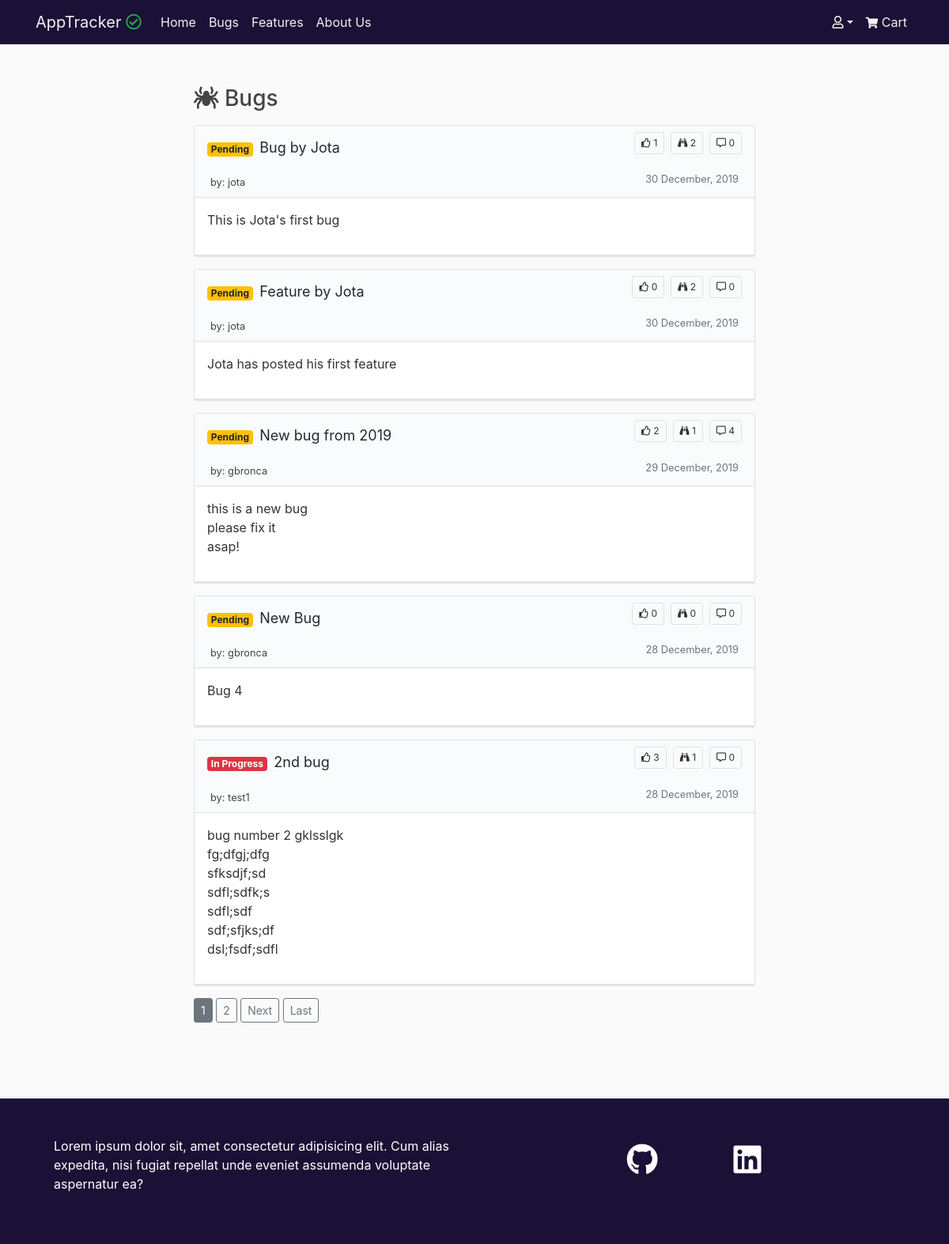
The page /tickets/bugs/ on the database as committed earlier.
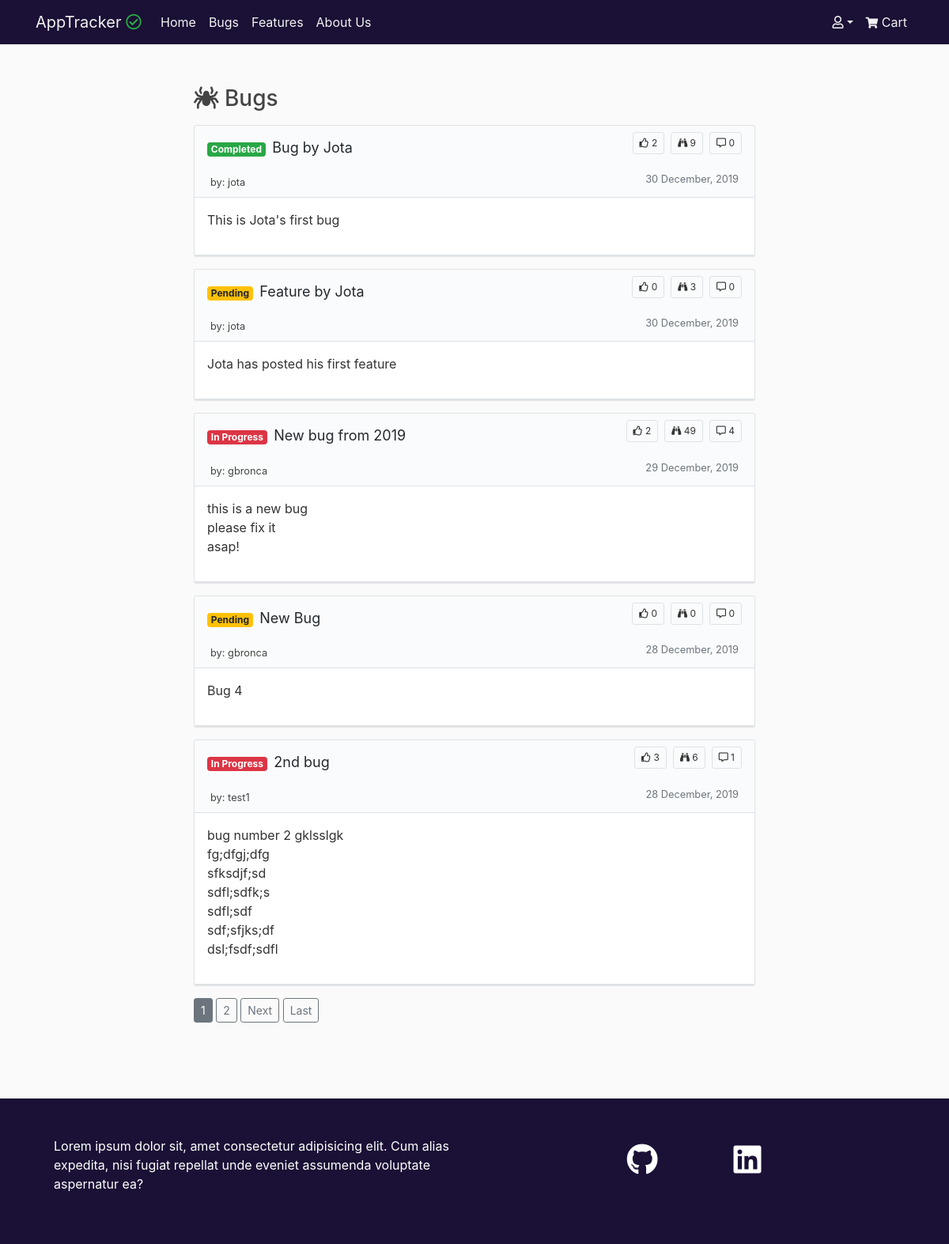
The same page on the database as committed later.
### tickets/models.py (models this page shows, shortened)
class Ticket(models.Model):
    STATUS = (
        ('In Progress', 'In Progress'),
        ('Completed', 'Completed'),
        ('Pending', 'Pending')
    )
    ISSUE = (
        ('Bug', 'Bug'),
        ('Feature', 'Feature')
    )
    title = models.CharField(max_length=75)
    description = models.TextField()
    date_posted = models.DateTimeField(default=timezone.now)
    username = models.ForeignKey(User, on_delete=models.CASCADE)
    status = models.CharField(max_length=20, choices=STATUS,default='Pending')
    issue = models.CharField(max_length=20, choices=ISSUE, default='Bug')
    upvotes = models.PositiveIntegerField(default=0)
    views = models.PositiveIntegerField(default=0)

### tickets/views.py (the view)
# urls.py: path('bugs/', views.BugListView.as_view(template_name='tickets/tickets.html'), name='bugs'),
class BugListView(ListView):
    paginate_by = 5
    model = Ticket
    def get_queryset(self, *args, **kwargs):
        return Ticket.objects.filter(issue='Bug').order_by('-date_posted')
    def get_context_data(self, **kwargs):
        context = super().get_context_data(**kwargs)
        context['type'] = 'Bugs'
        is_paginated = True
        return context

### cart/context.py (called while the page is built, shortened)
def cart_contents(request):
    price = 10
    total = 0
    tickets_count = 0
    cart = request.session.get('cart', {})
    cart_items = []
    upvote_list = []
    return {'tickets_count': tickets_count,
            'cart_items': cart_items,
            'total': total,
            'upvote_list': upvote_list}

### tickets/templates/tickets/tickets.html (shortened to what this page needs)
{% extends 'base.html' %}
{% block content %}
    <div class="col-12 col-sm-10 col-lg-8 mx-auto mt-5 pt-1 mb-5 pb-5">
        {% if type == 'Bugs' %}
            <h3><i class="fas fa-spider"></i> {{ type }}</h3>
        {% else %}
            <h3><i class="fas fa-tag"></i> {{ type }}</h3>
        {% endif %}
        {% for ticket in object_list %}
            <article class="border border-color-faded rounded-sm my-3 box-shadow bg-gray-light">
                <div class="px-3">
                    <div class="d-flex justify-content-between my-1">
                        <div class="d-flex flex-grow-1 flex-shrink-1 ">
                            <h2><span
                                    class="badge badge-secondary badge-ticket badge-ticket-{{ ticket.status|lower|cut:' ' }}">{{ ticket.status }}
                                </span>
                                <a class="text-decoration-none header-normal"
                                    href="{% url 'tickets:detail' ticket.id %}">{{ ticket.title }}</a></h2>
                        </div>
                        <div class="d-flex align-self-start ml-3 my-1">
                            <div class="border border-color-faded rounded-sm py-1 px-2 ml-2 badge-ticket"><i class="far fa-thumbs-up"></i>  {{ ticket.upvotes }}</div>
                            <div class="border border-color-faded rounded-sm py-1 px-2 ml-2 badge-ticket"><i class="fas fa-binoculars"></i>  {{ ticket.views }}</div>
                            <div class="border border-color-faded rounded-sm py-1 px-2 ml-2 badge-ticket"><i class="far fa-comment-alt"></i>  {{ ticket.comments.count }}</div>
                        </div>
                    </div>
                </div>
                <div class="pb-1">
                    <div class="px-3">
                        <div class="d-flex justify-content-between py-1 px-1">
                            <div class="d-flex flex-grow-1 flex-shrink-1">
                                {% if type == 'Bugs' %}
                                <a class="mr-2 text-decoration-none"
                                    href="{% url 'tickets:user_bugs' ticket.username.username %}"><small>by: {{ ticket.username }}</small></a>
                                {% elif type == 'Features' %}
                                <a class="mr-2 text-decoration-none"
                                    href="{% url 'tickets:user_features' ticket.username.username %}"><small>by: {{ ticket.username }}</small></a>
                                {% endif %}
                            </div>
                            <div class="d-flex align-self-start">
                                <small class="text-muted">{{ ticket.date_posted|date:"d F, Y" }}</small>
                            </div>
                        </div>
                    </div>
                </div>
                <div class="border-bottom border-top bg-white">
                    <div class="p-3">
                        <div class="">{{ ticket.description|linebreaks|truncatechars_html:200 }}</div>
                    </div>
                </div>
            </article>
        {% endfor %}
        {% if is_paginated %}
            {% for page in page_obj.paginator.page_range %}
                {% if page_obj.number == page %}
                    <a class="btn btn-secondary btn-sm" href="?page={{ page }}">{{ page }}</a>
                {% elif page > page_obj.number|add:'-3' and page < page_obj.number|add:'3' %}
                        <a class="btn btn-outline-secondary btn-sm" href="?page={{ page }}">{{ page }}</a>
                {% endif %}
            {% endfor %}
            {% if page_obj.has_next %}
                <a class="btn btn-outline-secondary btn-sm" href="?page={{ page_obj.next_page_number }}">Next</a>
                <a class="btn btn-outline-secondary btn-sm" href="?page={{ page_obj.paginator.num_pages }}">Last</a>
            {% endif %}
        {% endif%}
    </div>
{% endblock %}

### templates/base.html (shortened to what this page needs)
{% load static %}
<!DOCTYPE html>
<html lang="en">
<head>
    <link rel="stylesheet" href="https://stackpath.bootstrapcdn.com/bootstrap/4.4.1/css/bootstrap.min.css">
    <link rel="stylesheet" href="https://use.fontawesome.com/releases/v5.12.0/css/all.css">
    <link rel="stylesheet" href="{% static 'css/style.css' %}">
</head>
<body>
    <header class="mb-2">
        {% include 'navbar.html' %}
    </header>
    <main class="container">
            {% block content %}
            {% endblock %}
    </main>
    <footer>
        {% include 'footer.html' %}
    </footer>
</body>
</html>

### templates/navbar.html (shortened to what this page needs)
<nav class="navbar navbar-expand-lg navbar-dark navbar-concrete bg-haiti" role="navigation">
    <div class="container">
        <a class="navbar-brand" href="{% url 'index' %}"><span class="d-md-inline-block d-none">AppTracker</span> <i class="far fa-check-circle text-success"></i></a>
        <div class="collapse navbar-collapse" id="navbarSupportedContent">
            <ul class="navbar-nav mr-auto">
                <li class="nav-item">
                    <a class="nav-link" href="{% url 'index' %}">Home <span class="sr-only">(current)</span></a>
                </li>
                <li class="nav-item">
                    <a class="nav-link" href="{% url 'tickets:bugs' %}">Bugs</a>
                </li>
                <li class="nav-item">
                    <a class="nav-link" href="{% url 'tickets:features' %}">Features</a>
                </li>
                <li class="nav-item">
                    <a class="nav-link" href="{% url 'about' %}">About Us</a>
                </li>
            </ul>
            <ul class="navbar-nav ml-md-auto">
                {% if request.user.is_authenticated %}
                    <li class="nav-item">
                        <a class="nav-link" href="{% url 'tickets:new_ticket' %}">Create New Ticket</a>
                    </li>
                    <li class="nav-item dropdown">
                        <a class="nav-link dropdown-toggle" id="navbarDropdown" role="button" data-toggle="dropdown"
                            aria-haspopup="true" aria-expanded="false">{{ user.username }}</a>
                        <div class="dropdown-menu" aria-labelledby="navbarDropdown">
                            <a class="dropdown-item" href="{% url 'accounts:profile' %}">My Profile</a>
                            <div class="dropdown-divider"></div>
                            <a class="dropdown-item" href="{% url 'accounts:logout' %}">Logout</a>
                        </div>
                    </li>
                {% else %}
                    <li class="nav-item dropdown">
                        <a class="nav-link dropdown-toggle" id="navbarDropdown" role="button" data-toggle="dropdown"
                            aria-haspopup="true" aria-expanded="false"><i class="far fa-user"></i></a>
                    </li>
                {% endif %}
                <li class="nav-item">
                    <a class="nav-link" href="{% url 'cart:cart' %}">
                        <i class="fas fa-shopping-cart fa-sm"></i><span> Cart</span>
                    </a>
                </li>
            </ul>
        </div>
    </div>
</nav>

### templates/footer.html
<div class="mt-5 pt-5 pb-5 bg-haiti">
    <div class="container">
        <div class="d-flex flex-column flex-md-row">
            <div class="col-xs-12 col-lg-6">
                <p class="px-2 text-white">
                    Lorem ipsum dolor sit, amet consectetur adipisicing elit. Cum alias expedita, nisi fugiat repellat
                    unde eveniet assumenda voluptate aspernatur ea?
                </p>
            </div>
            <div class="col-xs-12 col-lg-6 footer-list d-flex justify-content-around">
                <ul class="list-group list-group-horizontal">
                    <li class="text-white px-4 mx-4">
                        <a class="text-white" target="_blank" href="https://github.com/gbronca?tab=repositories">
                            <i class="fab fa-github"></i>
                        </a>
                    </li>
                    <li class="text-white px-4 mx-4">
                        <a class="text-white" target="_blank" href="https://www.linkedin.com/in/giovanni-bronca-144a6828/">
                            <i class="fab fa-linkedin"></i>
                        </a>
                    </li>
                </ul>
            </div>
        </div>
    </div>
</div>

### static/css/style.css (style rules this page uses)
body { background: #fafafa; color: #333333; }
h1, h2, h3, h4, h5, h6 { color: #444444; }
a { color: #444444; }
a, a:hover { text-decoration: none; }
.border-color-faded { border: 1px solid #dddddd; }
.bg-haiti { background-color: #1B1035; }
.navbar-concrete, .nav-link, a.navbar-brand { color: #F2F2F2 !important; }
.bg-gray-light { background-color: #fafbfc; }
.box-shadow { box-shadow: 0 1px 1px rgba(27, 31, 35, .1); }
.badge-ticket { font-size: 12px; }
.badge-ticket-pending { color: #212529; background-color: #ffc107; }
.badge-ticket-completed { color: #ffffff; background-color: #28a745; }
.badge-ticket-inprogress { color: #ffffff; background-color: #dc3545; }
.header-normal { font-weight: 400; font-size: 18px; color: #24292e; }
main { min-height: 75vh; }
li { list-style-type: none; }
.footer-list { font-size: 2.5rem; }

Rows that differ between the two databases and show on the page:
changed Ticket "Bug by Jota": status "Pending" → "Completed"; upvotes "1" → "2"; views "2" → "9"
changed Ticket "Feature by Jota": views "2" → "3"
changed Ticket "New bug from 2019": status "Pending" → "In Progress"; views "1" → "49"
changed Ticket "2nd bug": views "1" → "6"; comments.count "0" → "1"
